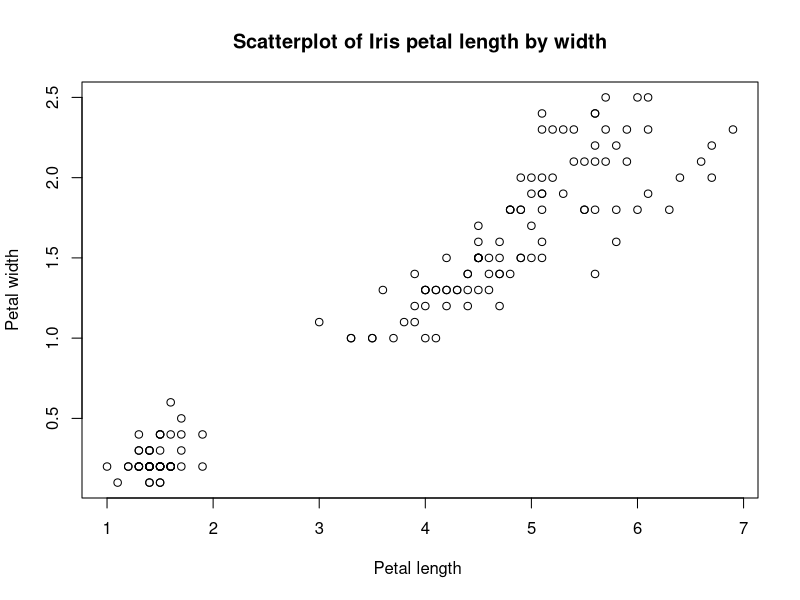

This chart was generated by the following R code:
## ---- chunk 1

## ---- chunk 2
data(iris)
## ---- chunk 3
plot(iris$Petal.Length, iris$Petal.Width, main="Scatterplot of Iris petal length by width",
   xlab="Petal length ", ylab="Petal width")
